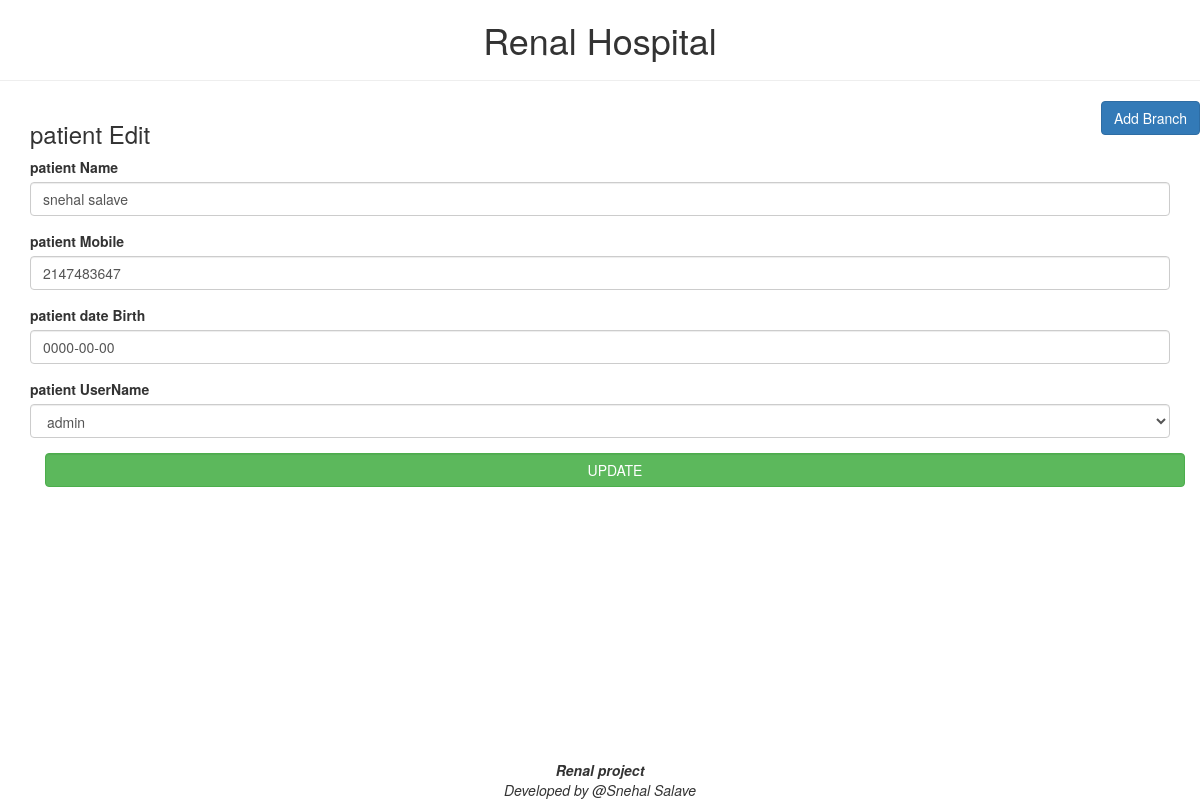
The page /patients/patient_edit.php?id=11 on the database its author committed.
### tables this page shows
CREATE TABLE `patient` (
  `id` int(11) NOT NULL,
  `patientName` varchar(100) NOT NULL,
  `patientMobile` int(15) NOT NULL,
  `dob` date NOT NULL,
  `userId` int(11) NOT NULL,
  `status` enum('Active','Inactive','','') NOT NULL DEFAULT 'Active',
  `isDeleted` tinyint(4) NOT NULL
);

CREATE TABLE `user` (
  `id` int(11) NOT NULL,
  `userName` varchar(100) NOT NULL,
  `userEmail` varchar(40) NOT NULL,
  `userPassword` varchar(30) NOT NULL,
  `mobileNumber` int(15) NOT NULL,
  `branchId` int(11) NOT NULL,
  `userType` enum('admin','staff','doctor','') NOT NULL,
  `status` enum('Active','inactive','','') NOT NULL DEFAULT 'Active',
  `isDeleted` tinyint(4) NOT NULL
);

### patients/patient_edit.php (the view, shortened to what this page needs)
<?php
if(isset($_REQUEST['id']) && !empty($_REQUEST['id']))
{
    include("../connect.php");
    $id=$_REQUEST['id'];
    $sql="select * from patient where id=$id";
    $res=mysqli_query($con,$sql);
    if(mysqli_num_rows($res))
    {
        $row=mysqli_fetch_assoc($res);
        ?>
<!DOCTYPE html>
<html lang="en">
<head>
    <link rel="stylesheet" href="https://maxcdn.bootstrapcdn.com/bootstrap/3.4.1/css/bootstrap.min.css">
</head>
<body>
    <?php include('../view/header.php'); ?>
    <section id="main">
    <a class="btn btn-primary pull-right"  href="/renal-hospital/branch/branch_add.php">Add Branch </a>
        <section id="content">
 <form id="editpatients" action="javascript:void(0)" method="post">
<div class="container">
<h3>patient Edit</h3>
<div class="form-group">
<label>patient Name</label>
<input type="text" class="form-control" name="name" id="name" value="<?php echo $row['patientName'];?>">
</div>
</div>
<div class="container">
<div class="form-group">
<label>patient Mobile</label>
<input type="text" class="form-control" name="mobile" id="mobile" value="<?php echo $row['patientMobile'];?>">
</div>
</div>
<div class="container">
<div class="form-group">
<label>patient  date Birth</label>
<input type="text" class="form-control" name="dob" id="dob" value="<?php echo $row['dob'];?>">
</div>
</div>
<div class="container">
<div class="form-group">
<label>patient UserName</label></br>
 <select class="form-control" id="userid" name="userid">
 <?php
 include("../connect.php");
    $sql="SELECT  id, userName from user where status = 'Active' AND isDeleted=0";
    $res=mysqli_query($con,$sql);
while($Data=mysqli_fetch_assoc($res)) { ?>
                    <option <?php if($row['id'] == $Data['id'] ){ echo "selected"; } ?>
                        value="<?php  echo $Data['id']; ?>"> <?php echo $Data['userName']; ?></option>
                    <?php } ?>
                </select>
            </div>
<div class="container">
<input type="submit" name="submit" class="btn btn-success form-control" value="UPDATE">
</div>
</form>
        </section>
        <?php include('../view/footer.php'); ?>
    </section>
</body>
</html>
   <?php
   }else{
       echo "record Not Found";
   }?>
<?php } else {
    echo "unauthorized";
}
?>

### rows shown on the page
patient: name "snehal salave", mobile "2147483647", dob "0000-00-00", userid "admin"
